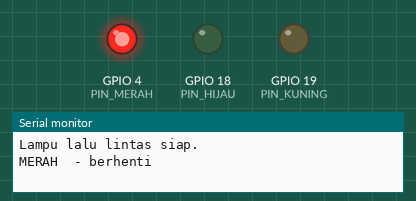
Bench run of a sketch on a simulated ESP32. Parts: output pins drawn as LEDs (lit = HIGH), the last lines printed to the serial monitor.

Above: at 3.0 s.
At 7.5 s:
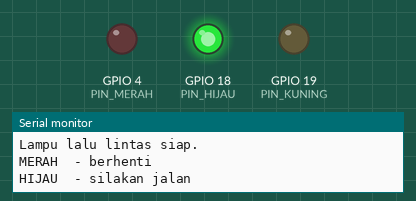
At 10.5 s:
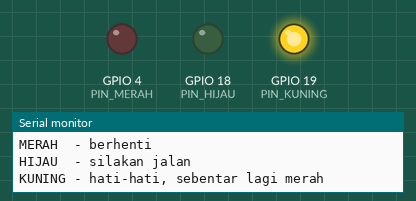
Timing chart, 0 to 14.8 s (numbered marks = the images above):
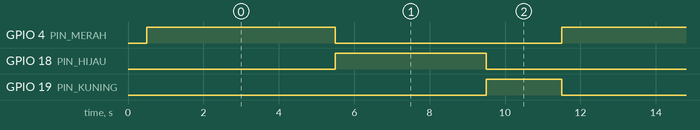

The sketch:

modul03_lampu_lalu_lintas.ino
```cpp
// Modul 3 - Praktik 8: lampu lalu lintas 3 LED (CONTOH JAWABAN)
// Coba tulis versimu sendiri dulu; buka file ini hanya untuk mencocokkan.
// Rangkaian: merah di D4, hijau di D18, kuning di D19 (sama dengan Modul 1). Diagram Wokwi-nya
// ada di folder wokwi-lampu-lalu-lintas. Urutannya seperti di jalan raya Indonesia:
// merah -> hijau -> kuning -> merah.

const int PIN_MERAH = 4;    // LED merah  (tulisan D4 di papan)
const int PIN_HIJAU = 18;   // LED hijau  (D18)
const int PIN_KUNING = 19;  // LED kuning (D19)

const int LAMA_MERAH = 5000;   // milidetik
const int LAMA_HIJAU = 4000;
const int LAMA_KUNING = 2000;

// Satu fungsi untuk mengatur ketiga lampu sekaligus.
// true sama artinya dengan HIGH (menyala), false sama dengan LOW (padam).
void aturLampu(bool merah, bool kuning, bool hijau) {
  digitalWrite(PIN_MERAH, merah);
  digitalWrite(PIN_KUNING, kuning);
  digitalWrite(PIN_HIJAU, hijau);
}

void setup() {
  Serial.begin(115200);
  delay(500);
  pinMode(PIN_MERAH, OUTPUT);
  pinMode(PIN_KUNING, OUTPUT);
  pinMode(PIN_HIJAU, OUTPUT);
  Serial.println();
  Serial.println("Lampu lalu lintas siap.");
}

void loop() {
  Serial.println("MERAH  - berhenti");
  aturLampu(true, false, false);
  delay(LAMA_MERAH);

  Serial.println("HIJAU  - silakan jalan");
  aturLampu(false, false, true);
  delay(LAMA_HIJAU);

  Serial.println("KUNING - hati-hati, sebentar lagi merah");
  aturLampu(false, true, false);
  delay(LAMA_KUNING);
}
```

Measured:
- by itself, GPIO 4 (PIN_MERAH): alternates HIGH for 5.0 s and LOW for 6.0 s
- by itself, GPIO 18 (PIN_HIJAU): alternates HIGH for 4.0 s and LOW for 7.0 s
- by itself, GPIO 19 (PIN_KUNING): alternates HIGH for 2.0 s and LOW for 9.0 s
